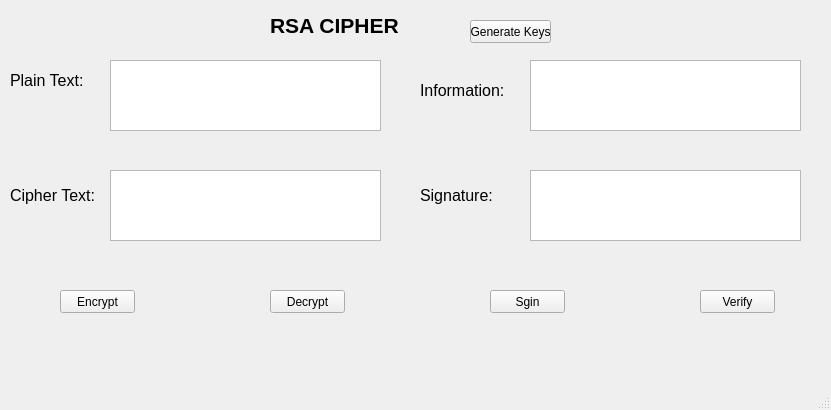
<?xml version="1.0" encoding="UTF-8"?>
<ui version="4.0">
 <class>MainWindow</class>
 <widget class="QMainWindow" name="MainWindow">
  <property name="geometry">
   <rect>
    <x>0</x>
    <y>0</y>
    <width>831</width>
    <height>410</height>
   </rect>
  </property>
  <property name="windowTitle">
   <string>MainWindow</string>
  </property>
  <widget class="QWidget" name="centralwidget">
   <widget class="QLabel" name="label">
    <property name="geometry">
     <rect>
      <x>270</x>
      <y>10</y>
      <width>191</width>
      <height>31</height>
     </rect>
    </property>
    <property name="font">
     <font>
      <pointsize>16</pointsize>
      <weight>75</weight>
      <bold>true</bold>
     </font>
    </property>
    <property name="text">
     <string>RSA CIPHER</string>
    </property>
   </widget>
   <widget class="QPushButton" name="btn_gen_keys">
    <property name="geometry">
     <rect>
      <x>470</x>
      <y>20</y>
      <width>81</width>
      <height>23</height>
     </rect>
    </property>
    <property name="text">
     <string>Generate Keys</string>
    </property>
   </widget>
   <widget class="QLabel" name="label_2">
    <property name="geometry">
     <rect>
      <x>10</x>
      <y>70</y>
      <width>91</width>
      <height>21</height>
     </rect>
    </property>
    <property name="font">
     <font>
      <pointsize>12</pointsize>
     </font>
    </property>
    <property name="text">
     <string>Plain Text:</string>
    </property>
   </widget>
   <widget class="QLabel" name="label_3">
    <property name="geometry">
     <rect>
      <x>10</x>
      <y>180</y>
      <width>101</width>
      <height>31</height>
     </rect>
    </property>
    <property name="font">
     <font>
      <pointsize>12</pointsize>
     </font>
    </property>
    <property name="text">
     <string>Cipher Text:</string>
    </property>
   </widget>
   <widget class="QLabel" name="label_4">
    <property name="geometry">
     <rect>
      <x>420</x>
      <y>80</y>
      <width>101</width>
      <height>21</height>
     </rect>
    </property>
    <property name="font">
     <font>
      <pointsize>12</pointsize>
     </font>
    </property>
    <property name="text">
     <string>Information:</string>
    </property>
   </widget>
   <widget class="QLabel" name="label_5">
    <property name="geometry">
     <rect>
      <x>420</x>
      <y>180</y>
      <width>101</width>
      <height>31</height>
     </rect>
    </property>
    <property name="font">
     <font>
      <pointsize>12</pointsize>
     </font>
    </property>
    <property name="text">
     <string>Signature:</string>
    </property>
   </widget>
   <widget class="QPlainTextEdit" name="txt_plain_text">
    <property name="geometry">
     <rect>
      <x>110</x>
      <y>60</y>
      <width>271</width>
      <height>71</height>
     </rect>
    </property>
   </widget>
   <widget class="QPlainTextEdit" name="txt_cipher_text">
    <property name="geometry">
     <rect>
      <x>110</x>
      <y>170</y>
      <width>271</width>
      <height>71</height>
     </rect>
    </property>
   </widget>
   <widget class="QPlainTextEdit" name="txt_info">
    <property name="geometry">
     <rect>
      <x>530</x>
      <y>60</y>
      <width>271</width>
      <height>71</height>
     </rect>
    </property>
   </widget>
   <widget class="QPlainTextEdit" name="txt_sign">
    <property name="geometry">
     <rect>
      <x>530</x>
      <y>170</y>
      <width>271</width>
      <height>71</height>
     </rect>
    </property>
   </widget>
   <widget class="QPushButton" name="btn_encrypt">
    <property name="geometry">
     <rect>
      <x>60</x>
      <y>290</y>
      <width>75</width>
      <height>23</height>
     </rect>
    </property>
    <property name="text">
     <string>Encrypt</string>
    </property>
   </widget>
   <widget class="QPushButton" name="btn_decrypt">
    <property name="geometry">
     <rect>
      <x>270</x>
      <y>290</y>
      <width>75</width>
      <height>23</height>
     </rect>
    </property>
    <property name="text">
     <string>Decrypt</string>
    </property>
   </widget>
   <widget class="QPushButton" name="btn_sign">
    <property name="geometry">
     <rect>
      <x>490</x>
      <y>290</y>
      <width>75</width>
      <height>23</height>
     </rect>
    </property>
    <property name="text">
     <string>Sgin</string>
    </property>
   </widget>
   <widget class="QPushButton" name="btn_verify">
    <property name="geometry">
     <rect>
      <x>700</x>
      <y>290</y>
      <width>75</width>
      <height>23</height>
     </rect>
    </property>
    <property name="text">
     <string>Verify</string>
    </property>
   </widget>
  </widget>
  <widget class="QMenuBar" name="menubar">
   <property name="geometry">
    <rect>
     <x>0</x>
     <y>0</y>
     <width>831</width>
     <height>21</height>
    </rect>
   </property>
  </widget>
  <widget class="QStatusBar" name="statusbar"/>
 </widget>
 <resources/>
 <connections/>
</ui>
